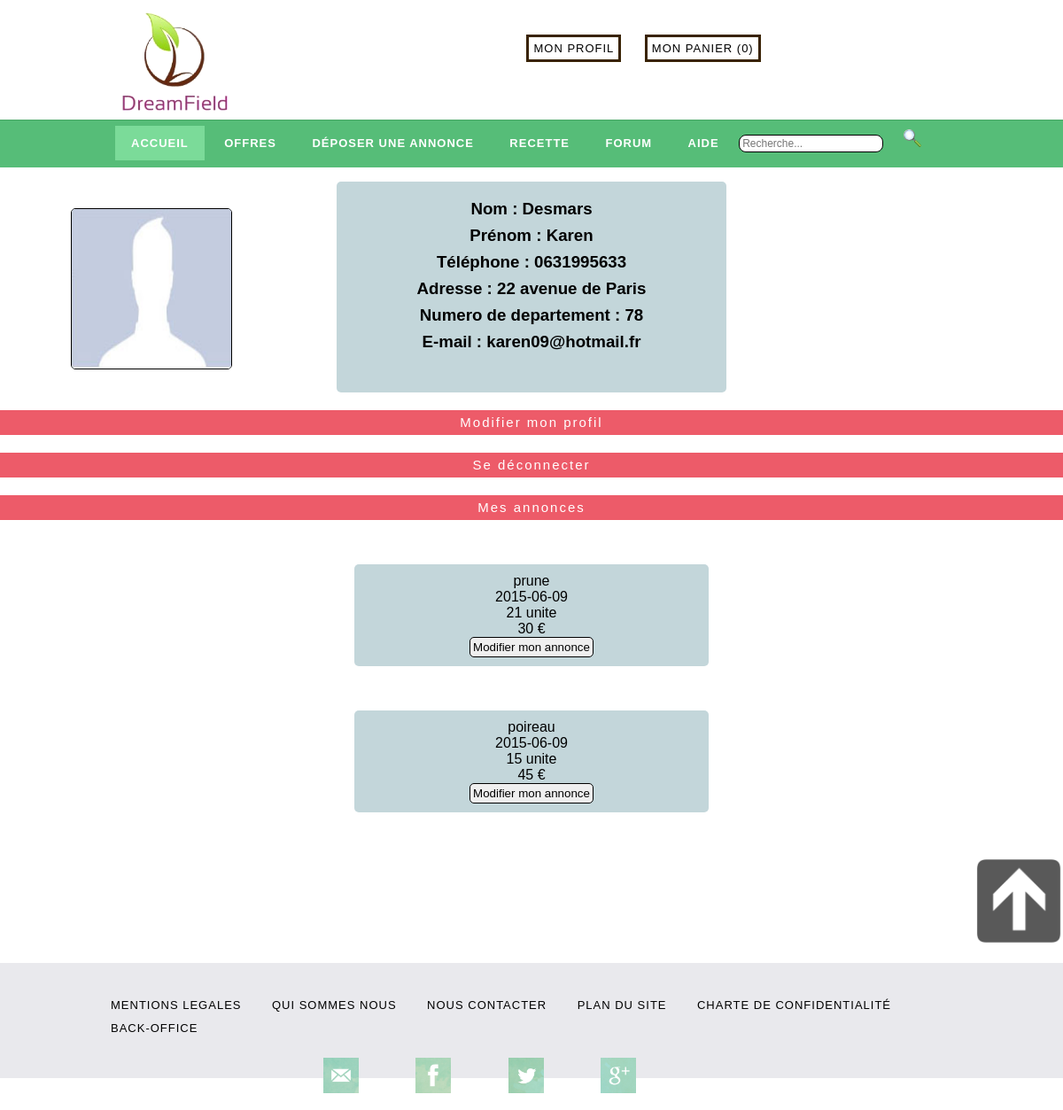
The page /index.php?page=ProfilUtilisateur&id=25 (signed in) on the database its author committed.
### tables this page shows
CREATE TABLE `utilisateurs` (
`I_D` int(11) NOT NULL,
  `prenom` varchar(15) NOT NULL,
  `nom` varchar(20) NOT NULL,
  `admin` int(1) NOT NULL,
  `adresse` varchar(50) NOT NULL,
  `numero_departement` int(2) NOT NULL,
  `mail` varchar(50) NOT NULL,
  `tel` int(15) NOT NULL,
  `pass` varchar(40) NOT NULL,
  `passverif` varchar(40) NOT NULL,
  `conditions` tinyint(1) NOT NULL,
  `date_inscription` date NOT NULL,
  `civilite` varchar(15) NOT NULL,
  `photo_profil` varchar(80) NOT NULL,
  `cle` varchar(32) NOT NULL,
  `actif` int(1) NOT NULL
);

CREATE TABLE `annonces` (
`id_annonce` int(11) NOT NULL,
  `nom_produit` varchar(45) NOT NULL,
  `ProduitAutre` varchar(45) NOT NULL,
  `nbPoidsQuant` int(5) NOT NULL,
  `prix` int(5) NOT NULL,
  `dateexpiration` date NOT NULL,
  `PoidsQuant` varchar(20) NOT NULL,
  `remarque` varchar(100) NOT NULL,
  `troc` varchar(30) NOT NULL,
  `photo_offre` varchar(80) NOT NULL,
  `departement_annonce` int(2) NOT NULL,
  `adresse_image` int(11) NOT NULL,
  `extension_upload` varchar(5) NOT NULL,
  `id_vendeur` int(11) NOT NULL,
  `date_annonce` date NOT NULL
);

### controleurs/ProfilUtilisateur.php (called while the page is built)
<?php
require('modeles/function_ProfilUtilisateur.php');
if(isset($_GET['id']) AND $_GET['id'] > 0)
     {
       $getid = intval($_GET['id']);
       $userinfo = getuser($bdd, $getid);
       $ann = getAnnonceParId($bdd, $getid);
     }
require('vues/ProfilUtilisateur.php');
?>

### modeles/function_ProfilUtilisateur.php (called while the page is built, shortened)
<?php
function getuser($bdd, $getid) {
       $requser = $bdd-> prepare('SELECT * FROM utilisateurs WHERE I_D = ?');
       $requser->execute(array($getid));
       $userinfo = $requser->fetch();
       return $userinfo;
       }
	  function getAnnonceParId($bdd, $getid){
 $req = $bdd-> prepare("SELECT * FROM annonces, utilisateurs WHERE id_vendeur = I_D AND I_D = ?");
	      $req->execute(array( $getid));
	      $ann = $req->fetchAll();
	      return $ann;
}
?>

### vues/ProfilUtilisateur.php (the view, shortened to what this page needs)
<div id="milieu_profilUtilisateur">
 <?php
    if(!empty($userinfo['photo_profil']))
    {
    ?>
    <img class="imgprofil" src="avatar/<?php echo $userinfo['photo_profil']; ?>" />
    <?php
    }
    else
    {
    ?>
    <img class="imgprofil" src="avatar/default.jpg/<?php echo $userinfo['photo_profil']; ?>" />
    <?php
    }
    ?>
  <div id="profil_profilUtilisateur" >
    <h3 class="info_profilUtilisateur"> Nom             : <?php echo $userinfo['nom']; ?></h3>
    <h3 class="info_profilUtilisateur"> Prénom          : <?php echo $userinfo['prenom']; ?></h3>
    <h3 class="info_profilUtilisateur"> Téléphone       : <?php echo '0'.$userinfo['tel']; ?></h3>
    <h3 class="info_profilUtilisateur"> Adresse         : <?php echo $userinfo['adresse']; ?></h3>
    <h3 class="info_profilUtilisateur"> Numero de departement     : <?php echo $userinfo['numero_departement']; ?></h3>
    <h3 class="info_profilUtilisateur"> E-mail          : <?php echo $userinfo['mail']; ?></h3>
    <br />
  </div>
   <?php
    if(isset($_SESSION['id']) AND $userinfo['I_D'] == $_SESSION['id']){
    ?>
    <div id="mmp_profilUtilisateur" class="lien_profilUtilisateur">
      <a class=" lien-bis_profilUtilisateur" href ="?page=editionprofil"> Modifier mon profil </a>
    </div>
    <div id="deco_profilUtilisateur" class="lien_profilUtilisateur">
      <a class=" lien-bis_profilUtilisateur" href="?page=Deconnexion"> Se déconnecter </a>
    </div>
    <div id="deco_profilUtilisateur" class="lien_profilUtilisateur">
      <a class=" lien-bis_profilUtilisateur"> Mes annonces </a>
    </div>
    <?php
      foreach($ann as $Annonce){
        ?>
        <div id="box_vendeurs">
      <div id="box-bis_vendeurs">
    <div class="detail_vendeurs">
        <div class="produit"><?php echo $Annonce['nom_produit'];?> </div>
        <div class="date">
          <div><?php echo $Annonce['date_annonce']; ?></div>
        </div>
        <div class="quantite"><?php echo $Annonce['nbPoidsQuant']. ' '.$Annonce['PoidsQuant'];?></div>
        <div class="prix"><?php echo $Annonce['prix'];?> €</div>
        <input id="modifAnnonce_profilUtilisateur" onclick="document.location.href='?page=editionAnnonce';" type="submit" name="ModifAnnonce" value="Modifier mon annonce" />
      </div>
      </div>
      </div>
    <?php
      }
  }
    ?>
  </div>

### index.php (shortened to what this page needs)
<!DOCTYPE html>
<html>
<head>
</head>
<body>
    <header>
        <?php include("vues/header.php"); ?>
    </header>
        <?php
        if (!isset($_GET["page"]) || $_GET["page"] == "") {
            include("controleurs/accueil.php");
        }
        else if (isset($_GET['page'])&& !empty($_GET['page']) && is_file('controleurs/'.$_GET['page'].'.php')) {
           include("controleurs/".$_GET["page"].".php");
        }
        else {
            include("vues/404.php");
        }
        ?>
        <div id="logo-fl">
            <a href="#"><img src="static/img/logo/fleche.png" id="logo-fleche" ></a>
        </div>
    <footer>
<?php include("vues/footer.php"); ?>
    </footer>
</body>
</html>

### vues/header.php (shortened to what this page needs)
<?php
if(isset($_SESSION['id'])){
        ?>
<div id="header_header">
  <div  id="top-header" class="container_header">
      <a href="index.php"><img src="static/img/logo/logo.png" id="logo"></a>
      <div id="acces_compte">
         <a class="connection_inscription_panier" href="?page=ProfilUtilisateur&id=<?php echo $_SESSION['id'];?>">Mon Profil</a>
      <a class="connection_inscription_panier" style="cursor:pointer" id="toggler"> Mon Panier (0) </a>
     </div>
  </div>
  <div id="menu_header" class="container_header">
    <ul>
          <li id="current_page_item"><a href="?page=accueil"  class="menu-text_header" >Accueil</a></li>
          <li><a href="?page=offres" class="menu-text_header" >Offres</a></li>
          <li><a href="?page=deposerAnnonce" class="menu-text_header" >Déposer une annonce</a></li>
          <li><a href="?page=recettes" class="menu-text_header" >Recette</a></li>
          <li><a href="?page=forum" class="menu-text_header" >Forum</a></li>
          <li><a href="?page=aide" class="menu-text_header" >Aide</a></li>
          <li id="recherche">
            <form id="search" method="post">
              <input id="search_data" name="saisie" type="search" placeholder="Recherche..." required />
              <a name="go" type="submit" id="logo-search" class="menu-text_header" value=""/><img src="static/img/logo/logo-recherche.png" id="logo-recherche"/></a>
            </form>
          </li>
    </ul>
  </div>
</div>
      <?php }
      ?>

### vues/footer.php
<div class="footer-container">
  <footer>
        <div id="champ-footer">
          <ul>
            <div id="text-footer">
              <li><a href="?page=mentions_legales" class="text-footer" > Mentions legales </a></li>
              <li><a href="?page=qui_sommes_nous" class="text-footer" > Qui sommes nous </a></li>
              <li><a href="?page=contacter" class="text-footer" > Nous contacter </a></li>
              <li><a href="?page=plan_du_site" class="text-footer" > Plan du site </a></li>
              <li><a href="?page=charte_de_confidentialite" class="text-footer" > Charte de confidentialité </a></li>
<?php if (isset($_SESSION['admin']) and $_SESSION['admin']=1):?>
              <li> <a href="?page=BOindex" class="text-footer">Back-office</a></li>
<?php endif; ?>
            </div>
            <div id="logo-footer">
              <li><a href="email.html"> <img class="logo_reseaux_sociaux" src="static/img/logo/email.png"/></a></li>
              <li><a href="facebook"><img class="logo_reseaux_sociaux" src="static/img/logo/facebook.png"/></a></li>
              <li><a href="twitter"><img class="logo_reseaux_sociaux" src="static/img/logo/twitter.png"/></a></li>
              <li><a href="google"><img class="logo_reseaux_sociaux" src="static/img/logo/google.png"/></a></li>
            </div>
          </ul>
        </div>
  </footer>
</div>

### static/css/Style_accueil.css (style rules this page uses)
body { font-family: helvetica; }
* { margin: 0px; padding: 0px; border: 0px; text-decoration: none; list-style-type: none; color: black; }
#logo-fl { width:100%; height:100px; margin-bottom: 20px; }
#logo-fleche { width:100px; height:100px; margin:0 auto; float:right; }

### static/css/Style_connexion.css (style rules this page uses)
body { font-family: helvetica; }
* { margin: 0px; padding: 0px; border: 0px; text-decoration: none; list-style-type: none; color: black; }

### static/css/Style_redirection.css (style rules this page uses)
body { font-family: helvetica; }
* { margin: 0px; padding: 0px; border: 0px; text-decoration: none; list-style-type: none; color: black; }

### static/css/Style_DeposerAnnonce.css (style rules this page uses)
body { font-family: helvetica; }

### static/css/Style_vendeurs.css (style rules this page uses)
#box_vendeurs { width: 500px; border: 0px solid; text-align: center; margin: 0 auto; }
#box-bis_vendeurs { margin: 50px; border-radius: 5px; background-color: #C3D6DA; padding: 10px; }

### static/css/Style_profilUtilisateur.css (style rules this page uses)
#milieu_profilUtilisateur { height: 100%; margin-top: 70px; }
#profil_profilUtilisateur { text-align: center; background-color: #C3D6DA; width: 400px; border-radius: 5px; padding: 20px; margin: 0 auto; }
.info_profilUtilisateur { height: 30px; }
.lien_profilUtilisateur { background-color: #ED5B69; text-align: center; padding-top: 5px; padding-bottom: 5px; }
.lien-bis_profilUtilisateur { color: #FFF; letter-spacing: 2px; text-decoration: none; font-size: 15px; }
#mmp_profilUtilisateur { margin-top: 20px; }
#deco_profilUtilisateur { margin-top: 20px; }
.imgprofil { border: 1px solid; border-radius: 5px; margin-top: 30px; width: 180px; height:180px; float: left; margin-left: 80px; }
#modifAnnonce_profilUtilisateur { border: 1px solid; border-radius: 5px; }

### static/css/footer.css (style rules this page uses)
.footer-container { position:relative; }
footer { float:bottom; padding-top: 15px; background-color: rgb(233,233,237); width: 100%; height:100px; }
#champ-footer li { text-transform: uppercase; display: inline-block; margin-top:10px; padding-right: 30px; letter-spacing: 1px; font-family: helvetica; font-size: 13px; text-align: center; }
#text-footer { margin: 0 auto; width:950px; }
.text-footer { text-decoration: none; color:black; }
#logo-footer { margin: 0 auto; width:500px; }
.logo_reseaux_sociaux { display:block; height: 40px; width: 40px; padding: 15px; }

### static/css/header.css (style rules this page uses)
#header_header { float:top; margin-left: 0 auto; width: 900; }
#top-header { height:135px; float:middle; width:100%; margin:auto; margin: 0 auto; width:1000px; }
#logo { display: inline-block; height: 160px; width: 190px; margin: 0; }
#acces_compte { padding-top: 45px; padding-left: 300px; display: inline-block; vertical-align: top; border:2px; }
.connection_inscription_panier { margin-right: 22px; color: black; font-size: 13px; text-transform:uppercase; text-decoration: none; letter-spacing: 1px; padding:5px; border:3px solid; border-color: #392304 }
#menu_header { position:absolute; background: #56BD78; border-top: 1px solid #47A665; width: 100%; margin-bottom: 20px; }
#menu_header ul { height:33px; margin: 0 auto; width:1000px; padding: 10px 0px 10px 60px; list-style: none; line-height: normal; }
#menu_header li { display: inline-block; }
.menu-text_header { padding: 12px 18px; letter-spacing: 1px; text-decoration: none; text-transform: uppercase; font-size: 13px; font-weight: 700; color: #FFF; }
#menu_header #current_page_item a { background: #7BDB99; color: #FFF; text-transform: uppercase; }
#search { display: inline-block; }
#logo-search { letter-spacing: 1px; text-decoration: none; text-transform: uppercase; font-size: 13px; font-weight: 700; color: #FFF; }
#logo-recherche { height:20px; width:20px; display: inline-block; }
#search_data { border:1px solid; height:20px; border-radius: 8px; font-size: 12px; }
input { padding:3px ; }

### rows shown on the page
utilisateurs: photo_profil (placeholder picture), nom "Desmars", prenom "Karen", tel "631995633", adresse "22 avenue de Paris", numero_departement "78", mail "karen09@hotmail.fr"
annonces: nom_produit "prune", date_annonce "2015-06-09", nbPoidsQuant "21", PoidsQuant "unite", prix "30"
annonces: nom_produit "poireau", date_annonce "2015-06-09", nbPoidsQuant "15", PoidsQuant "unite", prix "45"
